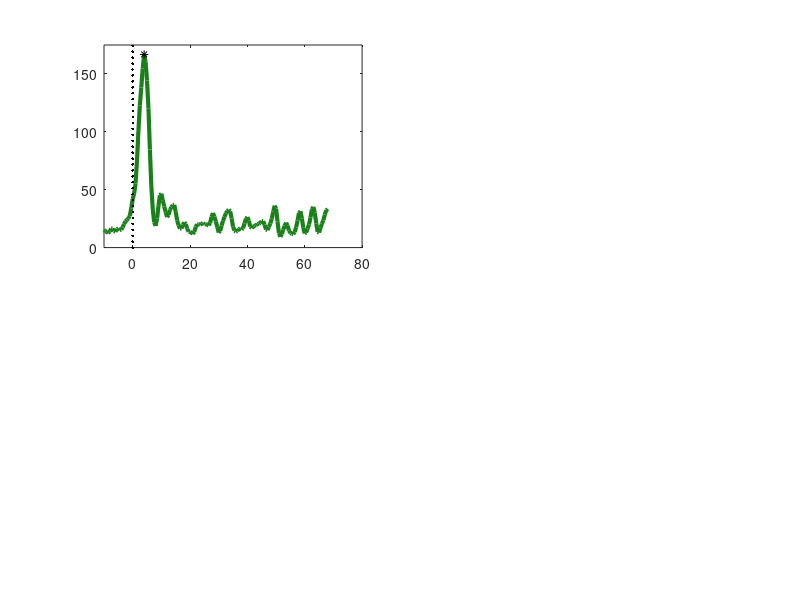

This chart was generated by the following MATLAB code: (Note: this script raises an error after producing the figure.)
clear all; close all; clc
%%% Load data
A = load('MdmxsiRNA_data.mat');


Before = zeros(101,1); %Before will be the data before Mdmx suppression
After = zeros(101,1); %After will be the data after Mdmx suppression
AlAf  = zeros(101,170); %This will be the data for all cells
cg = 0;
R = [40 59 64 95];
for i = 1:101
    i;
    F1m = A.data(1,i).mitosis{1};
    F1 = A.data(:,i).YFP;   
    
    if (F1(end)>0 && length(find(R == i))>0)
        x = linspace(-F1m(1)/2,(170-F1m(1)-1)/2,170);     %% This aligns the cells    
        cg = cg+1;  
        subplot(2,2,cg)
        g = find(F1(F1m(1)+1:F1m(1)+15) == max(F1(F1m(1)+1:F1m(1)+15)))+F1m(1)+1;        
        plot(x,F1,'color',[0.1 0.5 0.1],'LineWidth',3); hold on; plot(x(g-1),F1(g-1),'k*'); hold on
        plot(zeros(40,1),linspace(0,200,40),'.k'); axis([-20 120 0 200]);
        axis([-10 80 0 175])
        goodplot
    end
    
end


